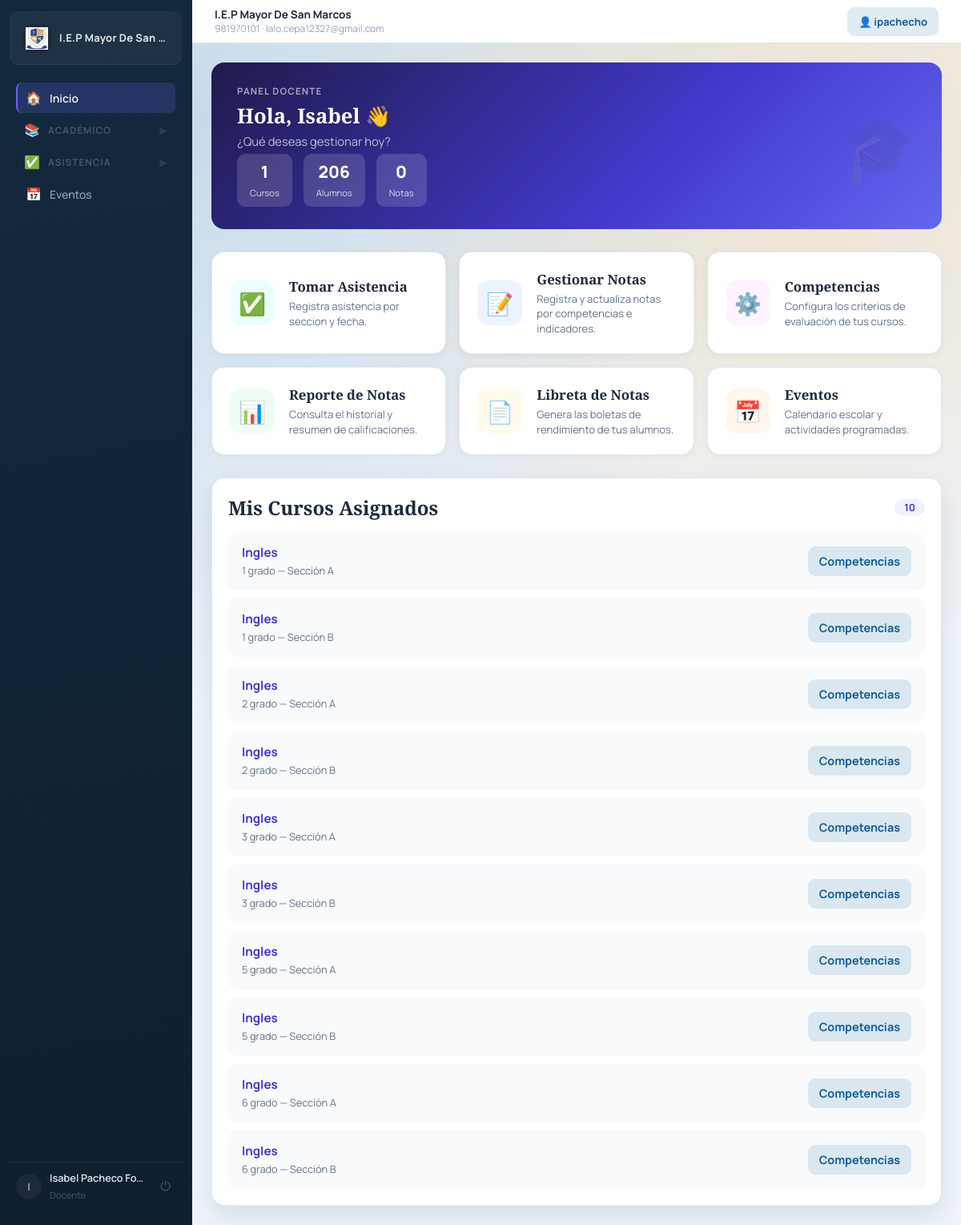
The page /teacher/ (signed in) on the database its author committed.
### schools/models.py (models this page shows, shortened)
class School(models.Model):
    name = models.CharField(max_length=255)
    logo = models.FileField(upload_to='school_logos/', blank=True, null=True)
    address = models.TextField()
    phone = models.CharField(max_length=20)
    email = models.EmailField()
    ruc = models.CharField(max_length=11, blank=True, null=True, verbose_name="RUC")
    pension_price = models.DecimalField(max_digits=10, decimal_places=2, default=200.00, verbose_name="Costo de Pension")
    enrollment_price = models.DecimalField(max_digits=10, decimal_places=2, default=300.00, verbose_name="Costo de Matricula")
    supplies_price = models.DecimalField(max_digits=10, decimal_places=2, default=50.00, verbose_name="Costo de Material Escolar")
    created_at = models.DateTimeField(auto_now_add=True)

### accounts/models.py (models this page shows, shortened)
class User(AbstractUser):
    ROLE_CHOICES = (
        ('admin', 'Administrador'),
        ('director', 'Director'),
        ('teacher', 'Docente'),
        ('secretary', 'Secretaria'),
        ('parent', 'Padre'),
    )
    role = models.CharField(max_length=20, choices=ROLE_CHOICES)
    phone = models.CharField(max_length=15, blank=True, null=True)
    profile_picture = models.ImageField(upload_to='profile_pics/', blank=True, null=True, verbose_name='Foto de Perfil')
    teaching_grade = models.ForeignKey(
        'academic.Grade',
        on_delete=models.SET_NULL,
        blank=True,
        null=True,
        related_name='teachers',
    )
    teaching_section = models.ForeignKey(
        'academic.Section',
        on_delete=models.SET_NULL,
        blank=True,
        null=True,
        related_name='teachers_by_section',
    )
    is_polyteacher = models.BooleanField(default=False, verbose_name='Es polidocente')
    poly_course = models.ForeignKey(
        'academic.Course',
        on_delete=models.SET_NULL,
        blank=True,
        null=True,
        related_name='poly_teachers_assigned',
        verbose_name='Curso de polidocencia',
    )
    teaching_courses = models.ManyToManyField(
        'academic.Course',
        blank=True,
        related_name='poly_teachers',
        verbose_name='Cursos que ensena (polidocente) - MULTIPLES',
    )
    teaching_grades = models.ManyToManyField(
        'academic.Grade',
        blank=True,
        related_name='poly_teachers_grades',
        verbose_name='Grados que ensena (polidocente)',
    )
    teaching_sections = models.ManyToManyField(
        'academic.Section',
        blank=True,
        related_name='poly_teachers_sections',
        verbose_name='Secciones que ensena (polidocente)',
    )

### academic/models.py (models this page shows, shortened)
class TeacherCourseAssignment(models.Model):
    teacher = models.ForeignKey(
        'accounts.User',
        on_delete=models.CASCADE,
        limit_choices_to={'role': 'teacher'}
    )
    course = models.ForeignKey(Course, on_delete=models.CASCADE)
    grade = models.ForeignKey(Grade, on_delete=models.SET_NULL, null=True, blank=True)
    section = models.ForeignKey(Section, on_delete=models.SET_NULL, null=True, blank=True)
    academic_year = models.ForeignKey(AcademicYear, on_delete=models.CASCADE)
    class Meta:
        unique_together = ('teacher', 'course', 'section', 'academic_year')
        ordering = ('academic_year__year', 'grade__name', 'section__name', 'course__name')

class Course(models.Model):
    name = models.CharField(max_length=100)
    is_poly_course = models.BooleanField(default=False, verbose_name="¿Es curso de polidocencia?")
    grades = models.ManyToManyField(
        Grade,
        blank=True,
        related_name='courses',
        verbose_name='Grados',
    )

class Section(models.Model):
    name = models.CharField(max_length=10)
    grade = models.ForeignKey(Grade, on_delete=models.CASCADE)
    tutor_teacher = models.ForeignKey(
        'accounts.User',
        on_delete=models.SET_NULL,
        blank=True,
        null=True,
        related_name='tutor_sections',
        limit_choices_to={'role': 'teacher'},
        verbose_name='Tutora de aula',
    )
    class Meta:
        ordering = ('grade__name', 'name')
        unique_together = ('grade', 'name')

class Grade(models.Model):
    name = models.CharField(max_length=50)
    class Meta:
        ordering = ('name',)

### accounts/views.py (the view)
# urls.py: path('teacher/', teacher_dashboard, name='teacher_dashboard'),
@role_required('teacher')
def teacher_dashboard(request):
    active_year = AcademicYear.objects.filter(is_active=True).first()
    assignments = TeacherCourseAssignment.objects.filter(teacher=request.user).select_related(
        'course', 'section__grade', 'academic_year'
    )
    if active_year:
        assignments = assignments.filter(academic_year=active_year)
    section_scope = Enrollment.objects.none()
    if request.user.teaching_section_id:
        section_scope = Enrollment.objects.filter(
            section_id=request.user.teaching_section_id,
            status='active',
        )
        if active_year:
            section_scope = section_scope.filter(academic_year=active_year)
    else:
        assigned_section_ids = assignments.exclude(section__isnull=True).values_list('section_id', flat=True).distinct()
        section_scope = Enrollment.objects.filter(
            section_id__in=assigned_section_ids,
            status='active',
        )
        if active_year:
            section_scope = section_scope.filter(academic_year=active_year)
    total_students = section_scope.count()
    total_courses = assignments.values_list('course_id', flat=True).distinct().count()
    total_grade_records = GradeRecord.objects.filter(
        course_id__in=assignments.values_list('course_id', flat=True),
        enrollment__in=section_scope,
    ).count()
    context = {
        'total_students': total_students,
        'total_courses': total_courses,
        'total_grade_records': total_grade_records,
        'assignments': assignments,
        'upcoming_events': get_upcoming_events(3),
    }
    return render(request, 'accounts/teacher_dashboard.html', context)

### accounts/templates/accounts/teacher_dashboard.html (shortened to what this page needs)
{% extends 'base.html' %}
{% block content %}
<div class="teacher-hero">
    <div>
        <p class="eyebrow">Panel docente</p>
        <h1>Hola, {{ request.user.first_name|default:request.user.username }} 👋</h1>
        <p>¿Qué deseas gestionar hoy?</p>
        <div class="hero-stats-row">
            <div class="hero-mini-stat">
                <strong>{{ total_courses }}</strong>
                <span>Cursos</span>
            </div>
            <div class="hero-mini-stat">
                <strong>{{ total_students }}</strong>
                <span>Alumnos</span>
            </div>
            <div class="hero-mini-stat">
                <strong>{{ total_grade_records }}</strong>
                <span>Notas</span>
            </div>
        </div>
    </div>
</div>
<div class="big-actions">
    <a href="{% url 'attendance_take' %}" class="big-action-card">
        <div class="action-icon" style="background:#ecfeff; color:#0e7490;">&#9989;</div>
        <div class="action-info">
            <h3>Tomar Asistencia</h3>
            <p>Registra asistencia por seccion y fecha.</p>
        </div>
    </a>
    <a href="{% url 'teacher_competency_gradebook' %}" class="big-action-card">
        <div class="action-icon" style="background:#eef2ff; color:#4338ca;">📝</div>
        <div class="action-info">
            <h3>Gestionar Notas</h3>
            <p>Registra y actualiza notas por competencias e indicadores.</p>
        </div>
    </a>
    <a href="#mis-cursos" class="big-action-card">
        <div class="action-icon" style="background:#fdf4ff; color:#9333ea;">⚙️</div>
        <div class="action-info">
            <h3>Competencias</h3>
            <p>Configura los criterios de evaluación de tus cursos.</p>
        </div>
    </a>
    <a href="{% url 'grade_list' %}" class="big-action-card">
        <div class="action-icon" style="background:#f0fdf4; color:#16a34a;">📊</div>
        <div class="action-info">
            <h3>Reporte de Notas</h3>
            <p>Consulta el historial y resumen de calificaciones.</p>
        </div>
    </a>
    <a href="{% url 'report_card' %}" class="big-action-card">
        <div class="action-icon" style="background:#fffbeb; color:#b45309;">📄</div>
        <div class="action-info">
            <h3>Libreta de Notas</h3>
            <p>Genera las boletas de rendimiento de tus alumnos.</p>
        </div>
    </a>
    <a href="{% url 'events:calendar' %}" class="big-action-card">
        <div class="action-icon" style="background:#fff7ed; color:#ea580c;">📅</div>
        <div class="action-info">
            <h3>Eventos</h3>
            <p>Calendario escolar y actividades programadas.</p>
        </div>
    </a>
</div>
<section id="mis-cursos" class="card">
    <div class="section-head">
        <h2>Mis Cursos Asignados</h2>
        <span class="badge-count">{{ assignments|length }}</span>
    </div>
    <div class="course-list">
        {% for assignment in assignments %}
        <div class="course-item">
            <div class="course-info">
                <strong>{{ assignment.course.name }}</strong>
                <span>
                    {% if assignment.section %}
                        {{ assignment.section.grade.name }} — Sección {{ assignment.section.name }}
                    {% else %}
                        {{ assignment.grade.name }}
                    {% endif %}
                </span>
            </div>
            <a href="{% url 'manage_competencies' assignment.id %}" class="btn btn-subtle btn-sm">
                Competencias
            </a>
        </div>
        {% endfor %}
    </div>
</section>
{% endblock %}

### accounts/templates/base.html (shortened to what this page needs)
{% load static %}
<!DOCTYPE html>
<html lang="es">
<head>
    <link rel="stylesheet" href="{% static 'accounts/site.css' %}?v=20260222-6">
</head>
<body data-url-name="{{ request.resolver_match.url_name }}">
    {% if request.user.is_authenticated %}
    <div class="app-shell">
        <aside class="sidebar" id="sidebar">
            <a class="brand" href="{% url 'dashboard' %}">
                <span class="brand-media">
                    {% if system_school and system_school.logo %}
                        <img class="brand-logo" src="{{ system_school.logo.url }}" alt="Logo">
                    {% else %}
                        <span class="brand-mark">GE</span>
                    {% endif %}
                </span>
                <span class="brand-text">{{ system_school.name|default:"Gestión Escolar" }}</span>
            </a>
            <nav class="side-menu">
                {% if request.user.role == 'teacher' and not request.user.is_superuser %}
                    <a href="{% url 'teacher_dashboard' %}" {% if request.resolver_match.url_name == 'teacher_dashboard' %}class="active"{% endif %}>
                        <span class="nav-icon">🏠</span> Inicio
                    </a>
                {% elif request.user.role == 'secretary' and not request.user.is_superuser %}
                    <a href="{% url 'secretary_dashboard' %}" {% if request.resolver_match.url_name == 'secretary_dashboard' %}class="active"{% endif %}>
                        <span class="nav-icon">🏠</span> Inicio
                    </a>
                {% else %}
                    <a href="{% url 'dashboard' %}" {% if request.resolver_match.url_name == 'dashboard' %}class="active"{% endif %}>
                        <span class="nav-icon">🏠</span> Inicio
                    </a>
                {% endif %}
                {% if request.user.role != 'parent' and request.user.role != 'secretary' or request.user.is_superuser %}
                <details class="menu-group" data-urls="academic_dashboard course_management grade_management section_management teacher_competency_gradebook student_list grade_list course_report period_report report_card student_report">
                    <summary>
                        <span class="nav-icon">📚</span> Académico
                        <span class="chevron">▶</span>
                    </summary>
                </details>
                {% endif %}
                {% if request.user.role != 'parent' and request.user.role != 'secretary' or request.user.is_superuser %}
                <details class="menu-group" data-urls="attendance_dashboard attendance_take attendance_student_history attendance_course_report">
                    <summary>
                        <span class="nav-icon">✅</span> Asistencia
                        <span class="chevron">▶</span>
                    </summary>
                </details>
                {% endif %}
                {% if request.user.role == 'admin' or request.user.role == 'director' or request.user.role == 'teacher' or request.user.is_superuser %}
                <a href="{% url 'events:calendar' %}" {% if request.resolver_match.app_name == 'events' %}class="active"{% endif %}>
                    <span class="nav-icon">📅</span> Eventos
                </a>
                {% endif %}
            </nav>
            <div class="sidebar-footer">
                <div class="user-avatar">{{ request.user.username|first|upper }}</div>
                <div class="user-info">
                    <strong>{{ request.user.get_full_name|default:request.user.username }}</strong>
                    <span>{{ request.user.get_role_display }}</span>
                </div>
                <form method="post" action="{% url 'logout' %}">
                    <button class="logout-btn" type="submit" title="Cerrar sesión">⏻</button>
                </form>
            </div>
        </aside>
        <section class="workspace">
            <header class="topbar">
                {% if system_school %}
                    <div class="school-meta">
                        <strong>{{ system_school.name }}</strong>
                        <span>{{ system_school.phone }}{% if system_school.email %} · {{ system_school.email }}{% endif %}</span>
                    </div>
                {% else %}
                    <div></div>
                {% endif %}
                <a href="{% url 'user_profile' %}" class="btn btn-subtle" style="font-size:0.82rem;">
                    👤 {{ request.user.username }}
                </a>
            </header>
    {% endif %}
            <main class="container{% if not request.user.is_authenticated %} container-auth{% endif %}">
                {% block content %}{% endblock %}
            </main>
    {% if request.user.is_authenticated %}
        </section>
    </div>
    {% endif %}
</body>
</html>

### rows shown on the page
School: logo (picture), name "I.E.P Mayor De San…", name "I.E.P Mayor De San Marcos", phone "981970101", email "lalo.cepa12327@gmail.com"
User: user.username|first "I", user.get_full_name "Isabel Pacheco Fo…", user.role "Docente", user.username "ipachecho", user.first_name "Isabel"
TeacherCourseAssignment: course.name "Ingles", section.grade.name "1 grado", section.name "A"
TeacherCourseAssignment: course.name "Ingles", section.grade.name "1 grado", section.name "B"
TeacherCourseAssignment: course.name "Ingles", section.grade.name "2 grado", section.name "A"
TeacherCourseAssignment: course.name "Ingles", section.grade.name "2 grado", section.name "B"
TeacherCourseAssignment: course.name "Ingles", section.grade.name "3 grado", section.name "A"
TeacherCourseAssignment: course.name "Ingles", section.grade.name "3 grado", section.name "B"
TeacherCourseAssignment: course.name "Ingles", section.grade.name "5 grado", section.name "A"
TeacherCourseAssignment: course.name "Ingles", section.grade.name "5 grado", section.name "B"
TeacherCourseAssignment: course.name "Ingles", section.grade.name "6 grado", section.name "A"
TeacherCourseAssignment: course.name "Ingles", section.grade.name "6 grado", section.name "B"

### other values the page prints
{{ total_courses }} "1"
{{ total_students }} "206"
{{ total_grade_records }} "0"
{{ assignments|length }} "10"
